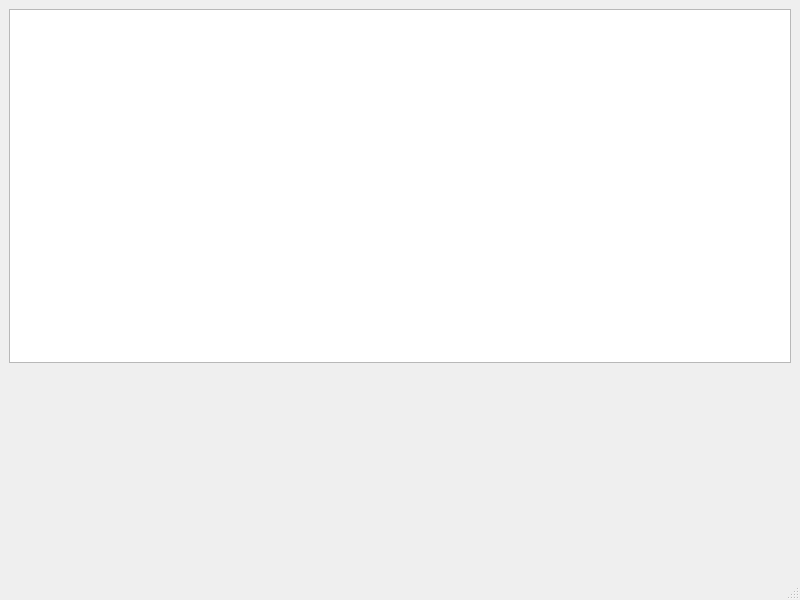
<?xml version="1.0" encoding="UTF-8"?>
<ui version="4.0">
 <class>MainWindow</class>
 <widget class="QMainWindow" name="MainWindow">
  <property name="geometry">
   <rect>
    <x>0</x>
    <y>0</y>
    <width>800</width>
    <height>600</height>
   </rect>
  </property>
  <property name="windowTitle">
   <string>MainWindow</string>
  </property>
  <widget class="QWidget" name="centralwidget">
   <layout class="QVBoxLayout" name="verticalLayout">
    <item>
     <widget class="QPlainTextEdit" name="plainTextEdit"/>
    </item>
    <item>
     <widget class="MarkdownView" name="widget" native="true">
      <property name="minimumSize">
       <size>
        <width>320</width>
        <height>200</height>
       </size>
      </property>
     </widget>
    </item>
   </layout>
  </widget>
  <widget class="QMenuBar" name="menubar">
   <property name="geometry">
    <rect>
     <x>0</x>
     <y>0</y>
     <width>800</width>
     <height>24</height>
    </rect>
   </property>
  </widget>
  <widget class="QStatusBar" name="statusbar"/>
 </widget>
 <customwidgets>
  <customwidget>
   <class>MarkdownView</class>
   <extends>QWidget</extends>
   <header>omrexams/gui/widgets/markdown_view</header>
  </customwidget>
 </customwidgets>
 <resources>
  <include location="resources/resources.qrc"/>
 </resources>
 <connections/>
</ui>
